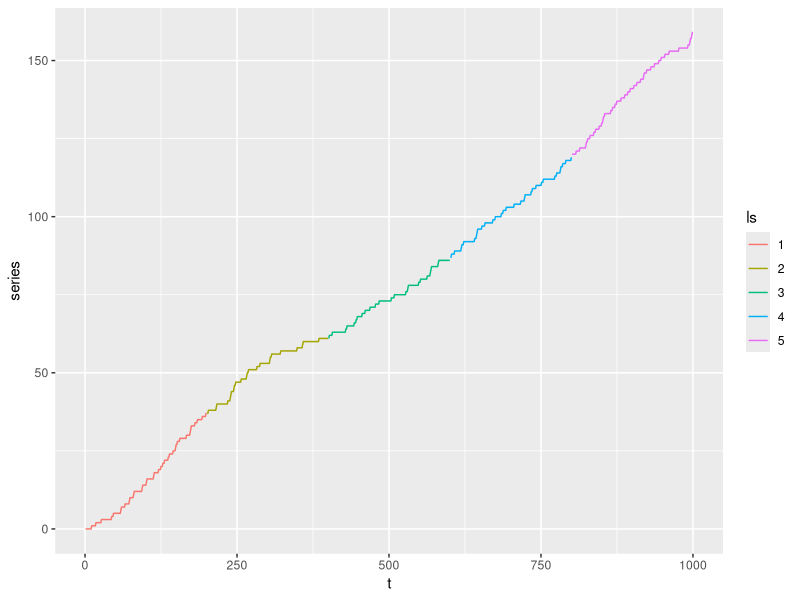

This chart was generated by the following R code:
library(tidyverse)
n <- 1000
n_change_points <- 5 #numero di change points
tau <- seq(from=0, to=1000, length.out= n_change_points+1)  #tempo t in cui si campia
means <- rbeta(n_change_points,shape=10, shape2 = 50) # le medie non ripetute delle binomiali
probs <- rep(NA, n) #le medie ripetute 
latent_state <- rep(NA, n) #questo rappresenta il numero dello stato latente s_t (chibbs)

for (i in 1:n_change_points){
  probs[ (tau[i]+1) : tau[i+1] ]<- rep(means[i],tau[i+1] - tau[i])
  latent_state[ (tau[i]+1) : tau[i+1] ]<- rep(i,tau[i+1] - tau[i])
}

noise <- rbinom(n,size=1, prob= probs) # qui vengono generati i singoli 0 e 1 

series <- tibble(
  t = 1:n ,
  series = cumsum(noise), #qua si fa la somma cumulata dei noise
  ls = as.factor(latent_state)
  )

series %>%
  ggplot(aes(y=series, x= t, color= ls)) + 
  geom_line()
  
